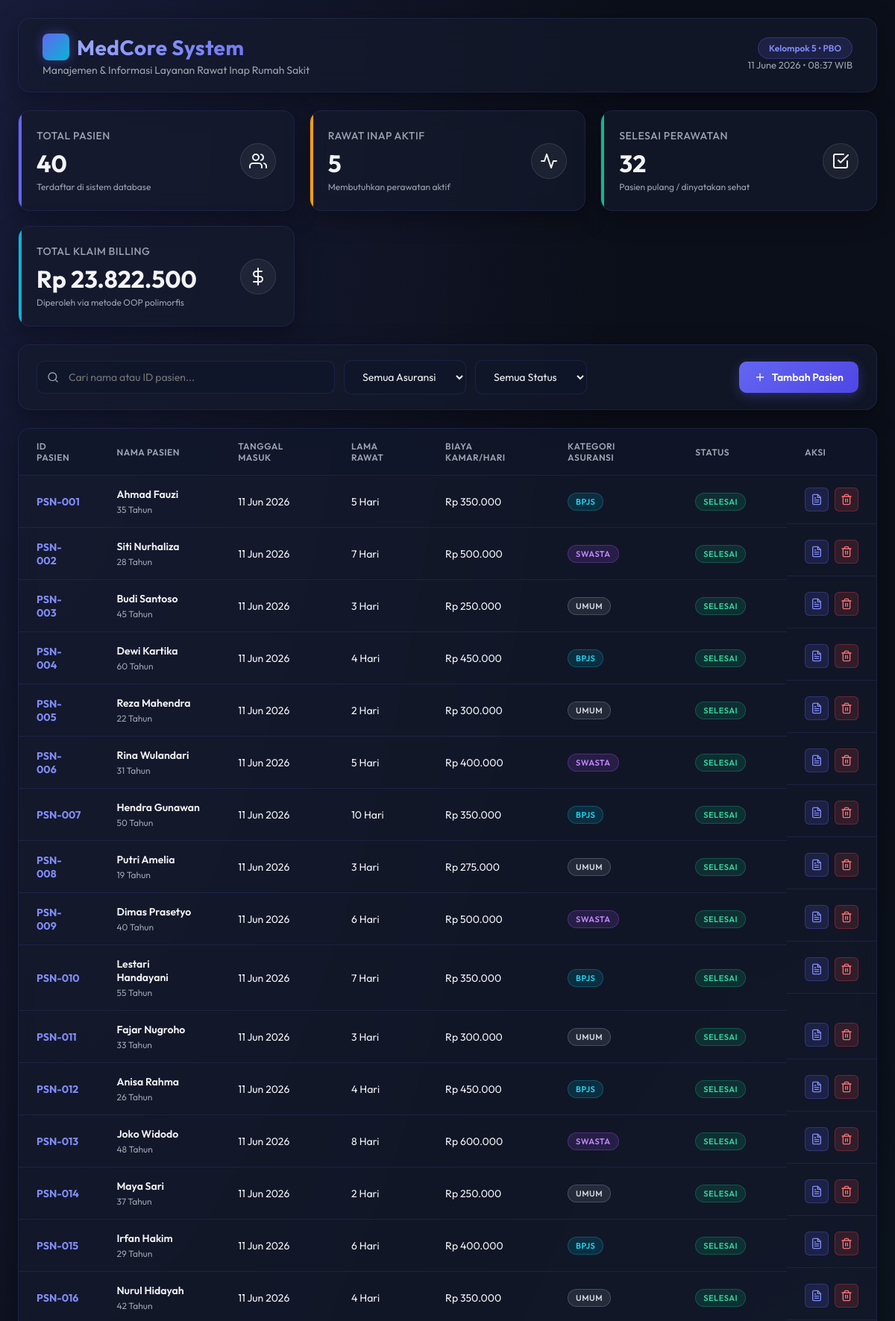
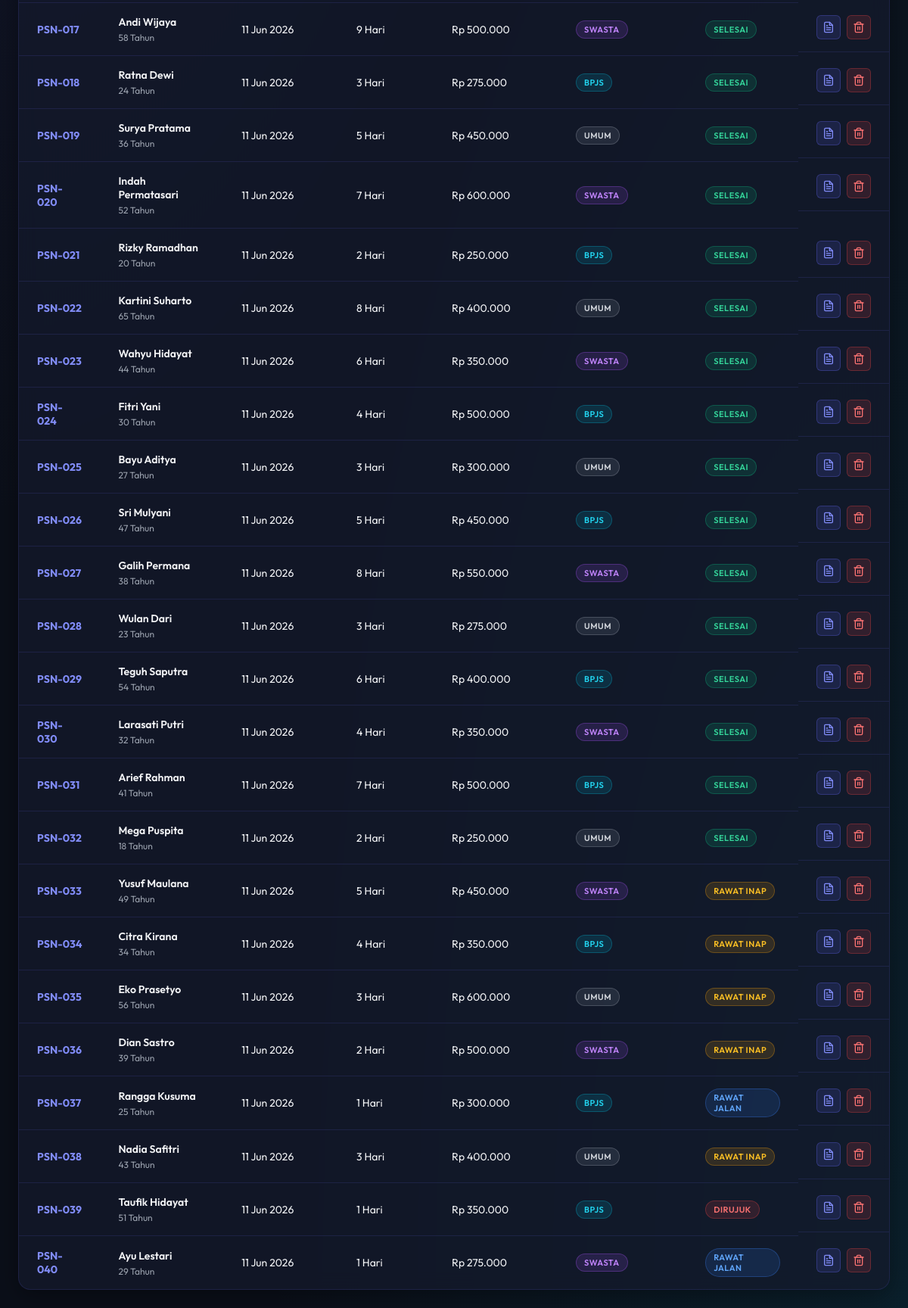
The page / on the database its author committed (2 pictures, top to bottom).
### tables this page shows
CREATE TABLE IF NOT EXISTS `pasien` (
    `id_pasien`            VARCHAR(20)    NOT NULL,
    `nama`                 VARCHAR(100)   NOT NULL,
    `usia`                 INT            NOT NULL,
    `jenis_kelamin`        ENUM('Laki-laki', 'Perempuan') NOT NULL,
    `tanggal_masuk`        DATE           NOT NULL,
    `tanggal_keluar`       DATE           NULL DEFAULT NULL,
    `lama_rawat`           INT            NOT NULL DEFAULT 0,
    `biaya_kamar_per_hari` DECIMAL(12,2)  NOT NULL DEFAULT 0.00,
    `asuransi`             ENUM('BPJS', 'Asuransi Swasta', 'Umum') NOT NULL DEFAULT 'Umum',
    `status`               ENUM('Rawat Inap', 'Rawat Jalan', 'Selesai', 'Dirujuk') NOT NULL DEFAULT 'Rawat Inap',
    
     
    `nomor_pbi`            VARCHAR(50)    NULL DEFAULT NULL,
    `faskes_asal`          VARCHAR(100)   NULL DEFAULT NULL,
    `kelas_kamar`          VARCHAR(20)    NULL DEFAULT NULL,
    
     
    `nik`                  VARCHAR(20)    NULL DEFAULT NULL,
    `metode_pembayaran`    VARCHAR(50)    NULL DEFAULT NULL,
    
     
    `nama_provider`        VARCHAR(100)   NULL DEFAULT NULL,
    `nomor_polis`          VARCHAR(50)    NULL DEFAULT NULL,
    `limit_cover`          DECIMAL(12,2)  NULL DEFAULT NULL,

    PRIMARY KEY (`id_pasien`),

     
    INDEX `idx_nama`            (`nama`),
    INDEX `idx_tanggal_masuk`   (`tanggal_masuk`),
    INDEX `idx_asuransi`        (`asuransi`),
    INDEX `idx_status`          (`status`)

);

### public/index.php (the view, shortened to what the rows shown need)
<?php
spl_autoload_register(function ($class) {
    $prefix = 'App\\';
    $base_dir = dirname(__DIR__) . '/src/';
    $len = strlen($prefix);
    $relative_class = substr($class, $len);
    $parts = explode('\\', $relative_class);
    if (count($parts) > 1) {
        $subNamespace = $parts[0];
        $className = $parts[1];
        $folder = '';
        switch ($subNamespace) {
            case 'Core':
                $folder = 'Core2';
                break;
            case 'Models':
                $folder = 'Models3';
                break;
            case 'Database':
                $folder = 'Database1';
                break;
            case 'Controllers':
                $folder = 'Controllers4';
                break;
        }
        if ($folder !== '') {
            $file = $base_dir . $folder . '/' . $className . '.php';
            if (file_exists($file)) {
                return;
            }
        }
    }
});
$controller = new ManajemenRumahSakit();
$search = $_GET['search'] ?? null;
$asuransi = $_GET['asuransi'] ?? null;
$status = $_GET['status'] ?? null;
$pasiens = $controller->getAllPasien($search, $asuransi, $status);
$stats = $controller->getStats();
?>
<!DOCTYPE html>
<html lang="id">
<head>
</head>
<body>
<div class="container">
    <header>
        <div class="logo-area">
            <h1>
                <span class="logo-icon">+</span>
                MedCore System
            </h1>
        </div>
    </header>
    <section class="table-card">
        <div class="table-responsive">
            <table>
                <thead>
                    <tr>
                        <th>ID Pasien</th>
                        <th>Nama Pasien</th>
                        <th>Tanggal Masuk</th>
                        <th>Lama Rawat</th>
                        <th>Biaya Kamar/Hari</th>
                        <th>Kategori Asuransi</th>
                        <th>Status</th>
                        <th>Aksi</th>
                    </tr>
                </thead>
                <tbody>
                    <?php if (count($pasiens) > 0): ?>
                        <?php foreach ($pasiens as $pasien): ?>
                            <tr>
                                <td><span class="patient-id"><?= htmlspecialchars($pasien->getIdPasien()) ?></span></td>
                                <td>
                                    <div class="patient-info">
                                        <span class="patient-name"><?= htmlspecialchars($pasien->getNama()) ?></span>
                                        <span class="patient-meta"><?= $pasien->getUsia() ?> Tahun</span>
                                    </div>
                                </td>
                                <td><?= date('d M Y', strtotime($pasien->getLamaRawat() > 0 ? date('Y-m-d') : date('Y-m-d')))  ?>
                                </td>
                                <td><?= $pasien->getLamaRawat() ?> Hari</td>
                                <td>Rp <?= number_format($pasien->getBiayaKamarPerHari(), 0, ',', '.') ?></td>
                                <td>
                                    <?php
                                        $insurance = $pasien->cetakKlaimLayanan()['jenis'] ?? 'UMUM';
                                        $insurance_class = 'badge-umum';
                                        if ($insurance === 'BPJS') $insurance_class = 'badge-bpjs';
                                        if ($insurance === 'ASURANSI') {
                                            $insurance = 'Swasta';
                                            $insurance_class = 'badge-swasta';
                                        }
                                    ?>
                                    <span class="badge <?= $insurance_class ?>"><?= $insurance ?></span>
                                </td>
                                <td>
                                    <?php
                                        $db_local = App\Database\KoneksiDatabase::getInstance()->getKoneksi();
                                        $stmt_row = $db_local->prepare("SELECT tanggal_masuk, status FROM pasien WHERE id_pasien = :id");
                                        $stmt_row->execute(['id' => $pasien->getIdPasien()]);
                                        $db_data = $stmt_row->fetch();
                                        $status_raw = $db_data['status'] ?? 'Rawat Inap';
                                        $status_class = 'badge-inap';
                                        if ($status_raw === 'Rawat Jalan') $status_class = 'badge-jalan';
                                        if ($status_raw === 'Selesai') $status_class = 'badge-selesai';
                                        if ($status_raw === 'Dirujuk') $status_class = 'badge-dirujuk';
                                    ?>
                                    <span class="badge <?= $status_class ?>"><?= $status_raw ?></span>
                                </td>
                                <td class="action-cell">
                                    <button class="btn-icon btn-icon-view" onclick="openClaimModal('<?= $pasien->getIdPasien() ?>')" title="Cetak Rincian Billing">
                                    </button>
                                    <a href="index.php?action=delete&id=<?= $pasien->getIdPasien() ?>" class="btn-icon btn-icon-delete" onclick="return confirm('Apakah Anda yakin ingin menghapus data pasien ini?')" title="Hapus Data">
                                    </a>
                                </td>
                            </tr>
                        <?php endforeach; ?>
                    <?php endif; ?>
                </tbody>
            </table>
        </div>
    </section>
</div>
</body>
</html>

### rows shown on the page
pasien: id_pasien "PSN-001", nama "Ahmad Fauzi", usia "35", lama_rawat "5", biaya_kamar_per_hari "350.000", asuransi "BPJS", status "SELESAI"
pasien: id_pasien "PSN-002", nama "Siti Nurhaliza", usia "28", lama_rawat "7", biaya_kamar_per_hari "500.000", insurance "SWASTA", status "SELESAI"
pasien: id_pasien "PSN-003", nama "Budi Santoso", usia "45", lama_rawat "3", biaya_kamar_per_hari "250.000", insurance "UMUM", status "SELESAI"
pasien: id_pasien "PSN-004", nama "Dewi Kartika", usia "60", lama_rawat "4", biaya_kamar_per_hari "450.000", asuransi "BPJS", status "SELESAI"
pasien: id_pasien "PSN-005", nama "Reza Mahendra", usia "22", lama_rawat "2", biaya_kamar_per_hari "300.000", insurance "UMUM", status "SELESAI"
pasien: id_pasien "PSN-006", nama "Rina Wulandari", usia "31", lama_rawat "5", biaya_kamar_per_hari "400.000", insurance "SWASTA", status "SELESAI"
pasien: id_pasien "PSN-007", nama "Hendra Gunawan", usia "50", lama_rawat "10", biaya_kamar_per_hari "350.000", asuransi "BPJS", status "SELESAI"
pasien: id_pasien "PSN-008", nama "Putri Amelia", usia "19", lama_rawat "3", biaya_kamar_per_hari "275.000", insurance "UMUM", status "SELESAI"
pasien: id_pasien "PSN-009", nama "Dimas Prasetyo", usia "40", lama_rawat "6", biaya_kamar_per_hari "500.000", insurance "SWASTA", status "SELESAI"
pasien: id_pasien "PSN-010", nama "Lestari Handayani", usia "55", lama_rawat "7", biaya_kamar_per_hari "350.000", asuransi "BPJS", status "SELESAI"
pasien: id_pasien "PSN-011", nama "Fajar Nugroho", usia "33", lama_rawat "3", biaya_kamar_per_hari "300.000", insurance "UMUM", status "SELESAI"
pasien: id_pasien "PSN-012", nama "Anisa Rahma", usia "26", lama_rawat "4", biaya_kamar_per_hari "450.000", asuransi "BPJS", status "SELESAI"
pasien: id_pasien "PSN-013", nama "Joko Widodo", usia "48", lama_rawat "8", biaya_kamar_per_hari "600.000", insurance "SWASTA", status "SELESAI"
pasien: id_pasien "PSN-014", nama "Maya Sari", usia "37", lama_rawat "2", biaya_kamar_per_hari "250.000", insurance "UMUM", status "SELESAI"
pasien: id_pasien "PSN-015", nama "Irfan Hakim", usia "29", lama_rawat "6", biaya_kamar_per_hari "400.000", asuransi "BPJS", status "SELESAI"
pasien: id_pasien "PSN-016", nama "Nurul Hidayah", usia "42", lama_rawat "4", biaya_kamar_per_hari "350.000", insurance "UMUM", status "SELESAI"
pasien: id_pasien "PSN-017", nama "Andi Wijaya", usia "58", lama_rawat "9", biaya_kamar_per_hari "500.000", insurance "SWASTA", status "SELESAI"
pasien: id_pasien "PSN-018", nama "Ratna Dewi", usia "24", lama_rawat "3", biaya_kamar_per_hari "275.000", asuransi "BPJS", status "SELESAI"
pasien: id_pasien "PSN-019", nama "Surya Pratama", usia "36", lama_rawat "5", biaya_kamar_per_hari "450.000", insurance "UMUM", status "SELESAI"
pasien: id_pasien "PSN-020", nama "Indah Permatasari", usia "52", lama_rawat "7", biaya_kamar_per_hari "600.000", insurance "SWASTA", status "SELESAI"
pasien: id_pasien "PSN-021", nama "Rizky Ramadhan", usia "20", lama_rawat "2", biaya_kamar_per_hari "250.000", asuransi "BPJS", status "SELESAI"
pasien: id_pasien "PSN-022", nama "Kartini Suharto", usia "65", lama_rawat "8", biaya_kamar_per_hari "400.000", insurance "UMUM", status "SELESAI"
pasien: id_pasien "PSN-023", nama "Wahyu Hidayat", usia "44", lama_rawat "6", biaya_kamar_per_hari "350.000", insurance "SWASTA", status "SELESAI"
pasien: id_pasien "PSN-024", nama "Fitri Yani", usia "30", lama_rawat "4", biaya_kamar_per_hari "500.000", asuransi "BPJS", status "SELESAI"
pasien: id_pasien "PSN-025", nama "Bayu Aditya", usia "27", lama_rawat "3", biaya_kamar_per_hari "300.000", insurance "UMUM", status "SELESAI"
pasien: id_pasien "PSN-026", nama "Sri Mulyani", usia "47", lama_rawat "5", biaya_kamar_per_hari "450.000", asuransi "BPJS", status "SELESAI"
pasien: id_pasien "PSN-027", nama "Galih Permana", usia "38", lama_rawat "8", biaya_kamar_per_hari "550.000", insurance "SWASTA", status "SELESAI"
pasien: id_pasien "PSN-028", nama "Wulan Dari", usia "23", lama_rawat "3", biaya_kamar_per_hari "275.000", insurance "UMUM", status "SELESAI"
pasien: id_pasien "PSN-029", nama "Teguh Saputra", usia "54", lama_rawat "6", biaya_kamar_per_hari "400.000", asuransi "BPJS", status "SELESAI"
pasien: id_pasien "PSN-030", nama "Larasati Putri", usia "32", lama_rawat "4", biaya_kamar_per_hari "350.000", insurance "SWASTA", status "SELESAI"
pasien: id_pasien "PSN-031", nama "Arief Rahman", usia "41", lama_rawat "7", biaya_kamar_per_hari "500.000", asuransi "BPJS", status "SELESAI"
pasien: id_pasien "PSN-032", nama "Mega Puspita", usia "18", lama_rawat "2", biaya_kamar_per_hari "250.000", insurance "UMUM", status "SELESAI"
pasien: id_pasien "PSN-033", nama "Yusuf Maulana", usia "49", lama_rawat "5", biaya_kamar_per_hari "450.000", insurance "SWASTA", status "RAWAT INAP"
pasien: id_pasien "PSN-034", nama "Citra Kirana", usia "34", lama_rawat "4", biaya_kamar_per_hari "350.000", asuransi "BPJS", status "RAWAT INAP"
pasien: id_pasien "PSN-035", nama "Eko Prasetyo", usia "56", lama_rawat "3", biaya_kamar_per_hari "600.000", insurance "UMUM", status "RAWAT INAP"
pasien: id_pasien "PSN-036", nama "Dian Sastro", usia "39", lama_rawat "2", biaya_kamar_per_hari "500.000", insurance "SWASTA", status "RAWAT INAP"
pasien: id_pasien "PSN-037", nama "Rangga Kusuma", usia "25", lama_rawat "1", biaya_kamar_per_hari "300.000", asuransi "BPJS", status "RAWAT JALAN"
pasien: id_pasien "PSN-038", nama "Nadia Safitri", usia "43", lama_rawat "3", biaya_kamar_per_hari "400.000", insurance "UMUM", status "RAWAT INAP"
pasien: id_pasien "PSN-039", nama "Taufik Hidayat", usia "51", lama_rawat "1", biaya_kamar_per_hari "350.000", asuransi "BPJS", status "DIRUJUK"
pasien: id_pasien "PSN-040", nama "Ayu Lestari", usia "29", lama_rawat "1", biaya_kamar_per_hari "275.000", insurance "SWASTA", status "RAWAT JALAN"

### other values the page prints
$stats['total_pasien'] "40"
$stats['status']['rawat_inap'] "5"
$stats['status']['selesai'] "32"
$stats['total_estimasi_biaya'] "23.822.500"
